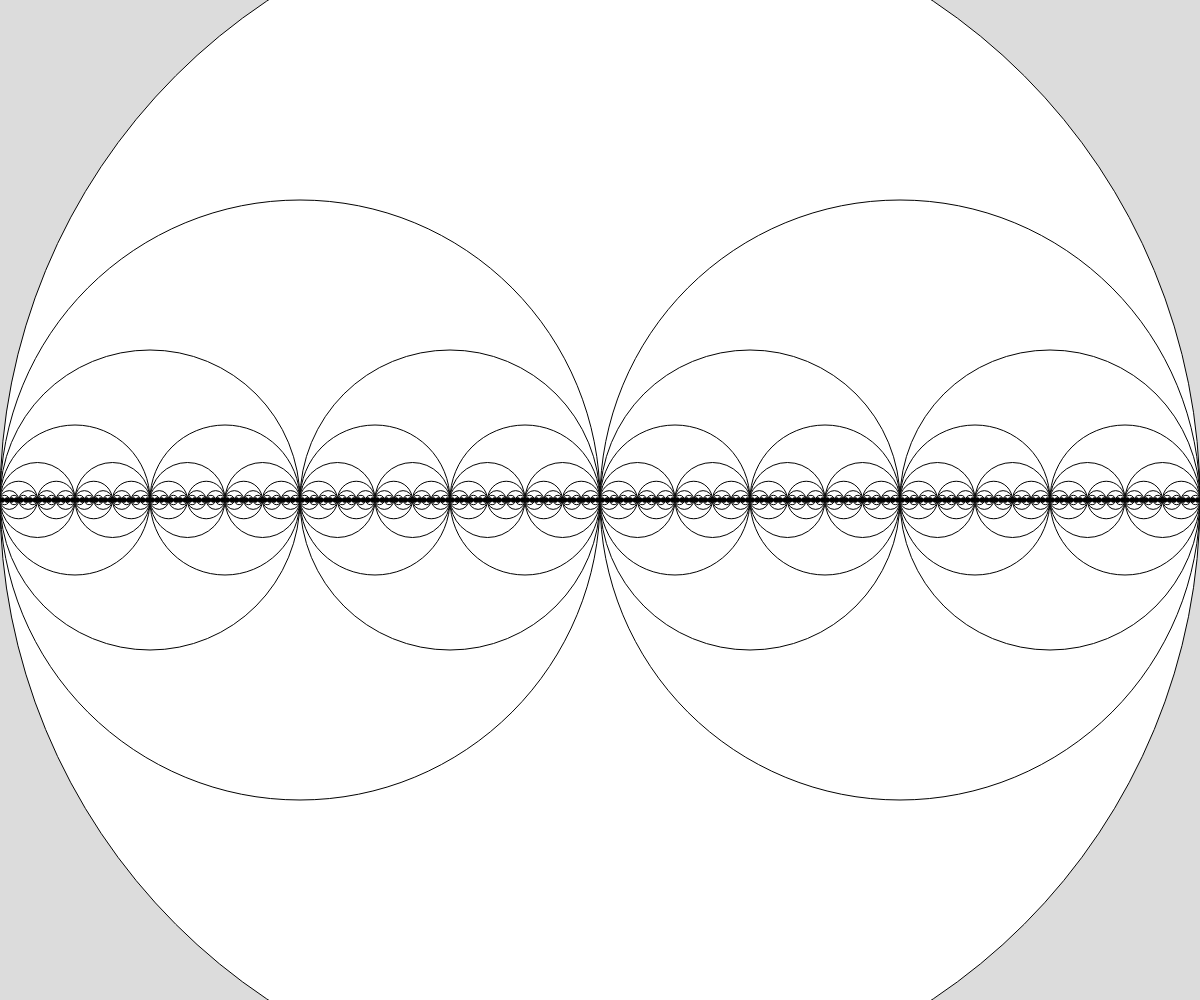
Frame 1 (no input)
Frame 60 (no input): identical to frame 1, image omitted
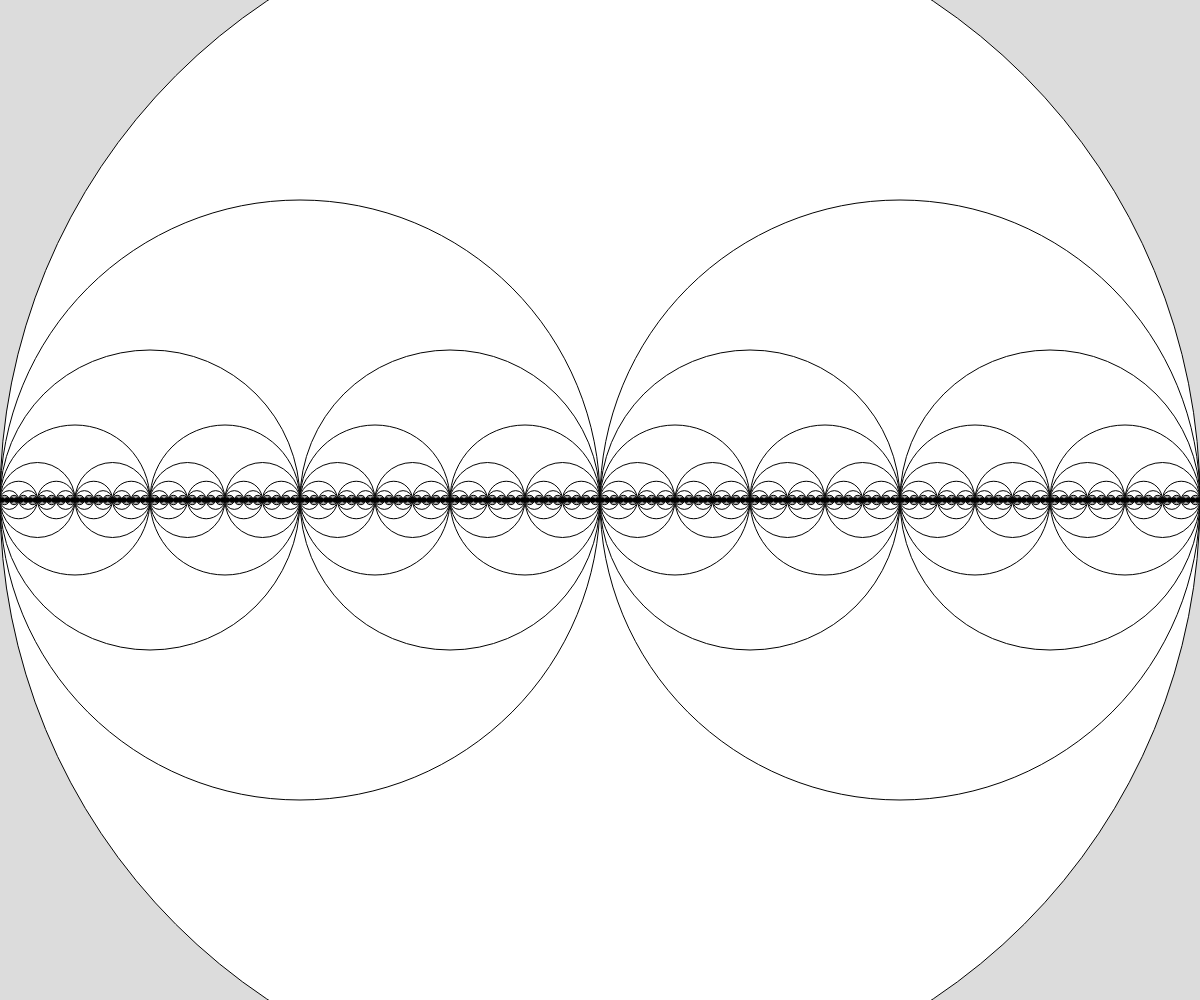
Frame 120 (the mouse pressed at the canvas centre since frame 60)

The p5.js sketch that drew these frames (run headless with seeded random() and noise() and a simulated clock; from frame 60 on, the mouse is pressed at the canvas centre):

// p5.js sketch
// ── sketch.js
// Project Title
// Your Name
// Date
//
// Extra for Experts:
// - describe what you did to take this project "above and beyond"


function setup() {
  createCanvas(windowWidth, windowHeight);
}

function draw() {
  background(220);
  let theDepth = 8;
  // map(mouseX, 0, width, 0, 10);
  fractalCircle(width/2, width, theDepth);
}

function fractalCircle(x, diameter, depth) {
  // base case
  push();

  fill(255 * depth - mouseX % 255 * depth);
  circle(x, height/2, diameter);
  pop();
  if (depth > 0) {
    depth--;
    fractalCircle(x - diameter/4, diameter/2, depth);
    fractalCircle(x + diameter/4, diameter/2, depth);
  }
}
